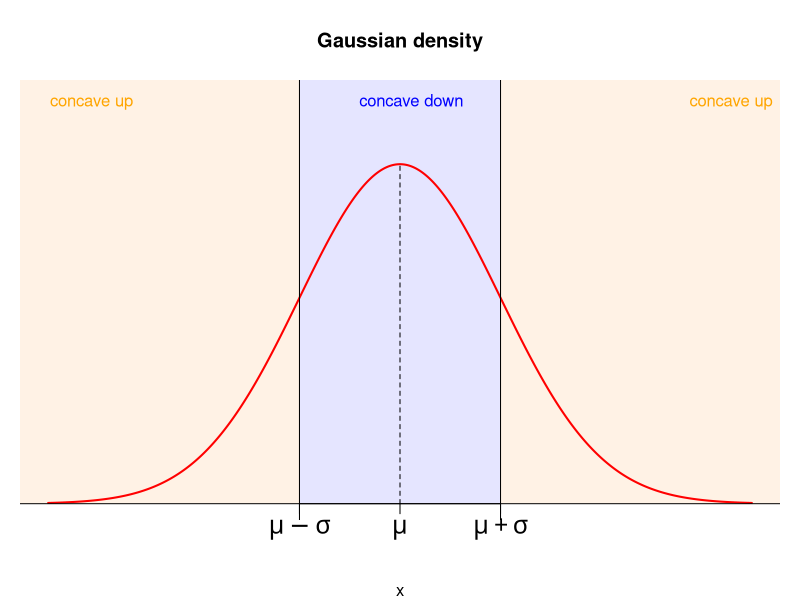

The R source for this figure:
m = 1
s = 2
par(mar = c(4, 1, 4, 1))
curve(exp(-0.5 * ((x - m) / s)^2), 
      from = -6, to = 8, n = 500,
      ylim = c(0, 1.2),
      xlab = "x", ylab = "",
      xaxt = "n", yaxt = "n",
      bty = "n", col = "red", lwd = 2,
      main = "Gaussian density",
      panel.first = c(polygon(x = c(-10, m-s, m-s, -10),
                              y = c(0, 0, 100, 100),
                              col = rgb(1, 0.5, 0, 0.1),
                              border = NA),
                      polygon(x = c(m-s, m+s, m+s, m-s),
                              y = c(0, 0, 100, 100),
                              col = rgb(0, 0, 1, 0.1),
                              border = NA),
                      polygon(x = c(m+s, 10, 10, m+s),
                              y = c(0, 0, 100, 100),
                              col = rgb(1, 0.5, 0, 0.1),
                              border = NA))
      )
abline(h = 0)
segments(m, 0, m, exp(-0.5 * ((m - m) / s)^2), lty = 2)
abline(v = c(m - s, m + s), lty = c(1, 1))
axis(1, at = c(m - s, m, m + s), pos = 0,
     labels = c(expression(mu-sigma), 
                expression(mu), 
                expression(mu+sigma)),
     las = 1,
     line = 2,
     cex.axis = 1.5)
legend("topright", "concave up", bty = "n", text.col = "orange")
legend("topleft", "concave up", bty = "n", text.col = "orange")
legend("top", "concave down", bty = "n", text.col = "blue")